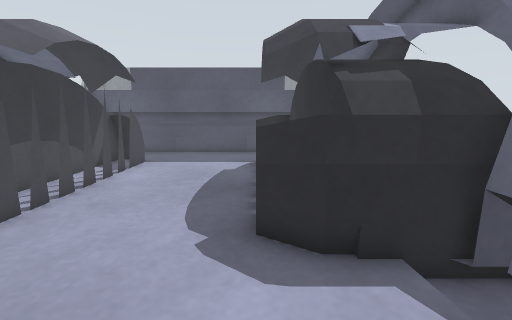
View 1 (above)

14 first-person views from a walk through a world built for the Gazebo simulator. The camera is 0.25 m above the floor, tilts 10° down and sees 90° across. The floor is counted in squares, 0.1 m on a side. Each view is taken from the middle of a square. On the plan, view 1 faces up. The plan holds only what a view shows up to about 17 squares ahead; the rest is blank. The place goes on beyond the plan.

View 2
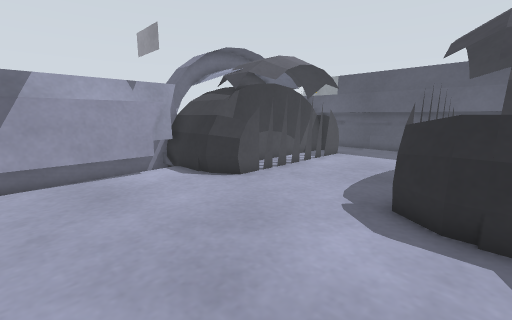

View 3
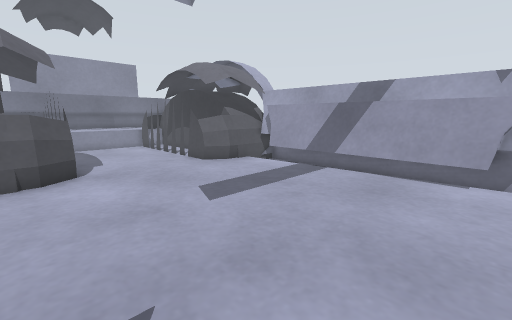

View 4
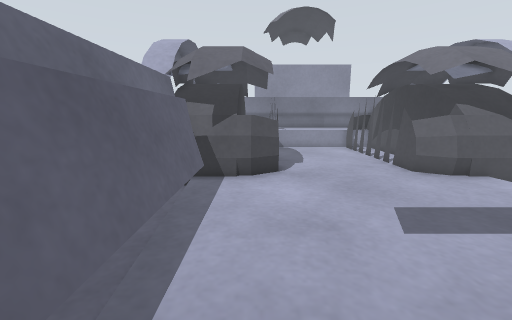

View 5
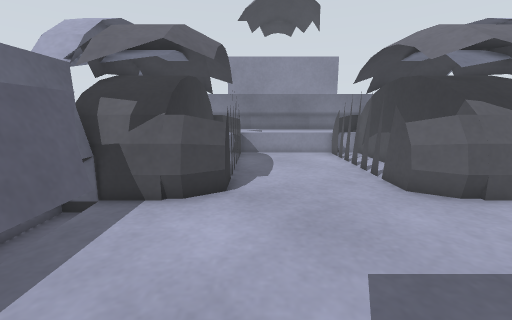

View 6
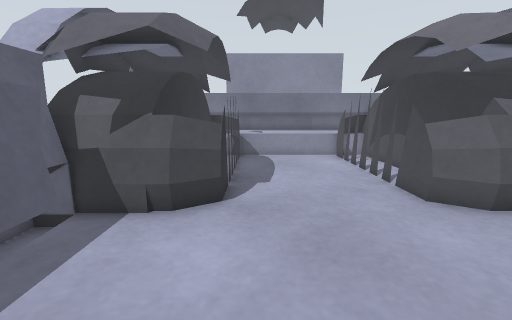

View 7
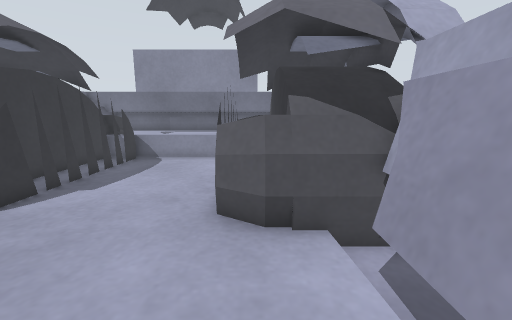

View 8
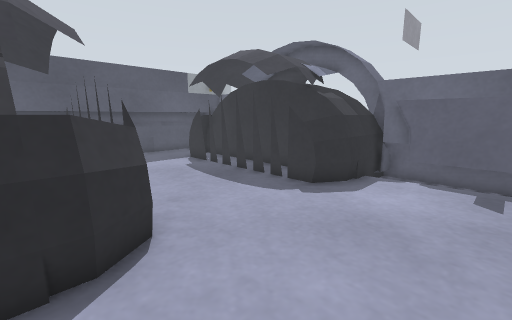

View 9
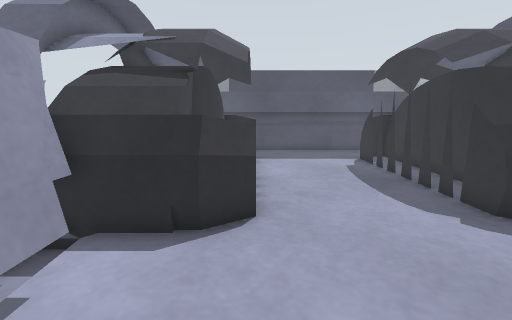

View 10
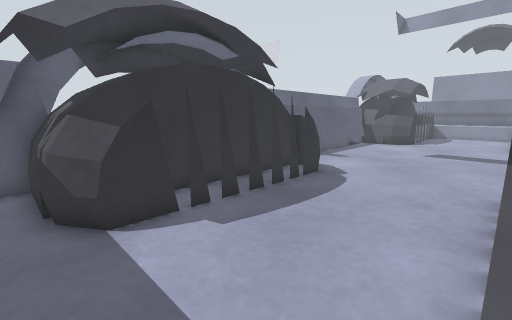

View 11
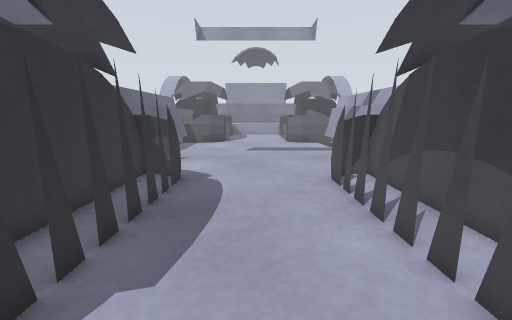

View 12
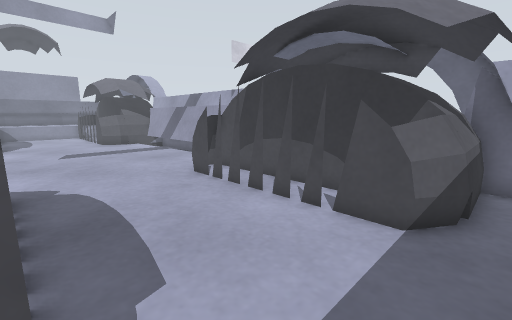

View 13
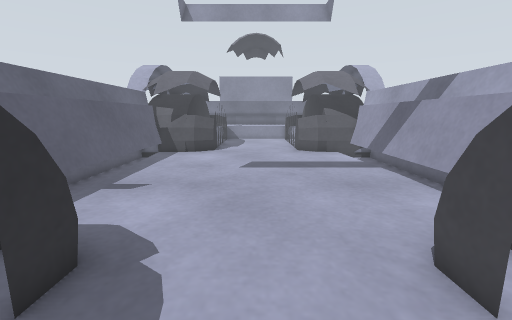

View 14
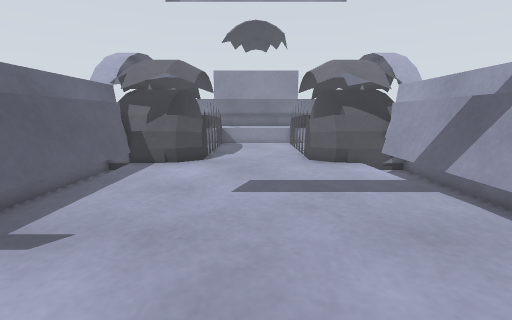

### Floor plan
Key: @ floor where view 1 was taken; # wall or solid block; x gap in a wall; . floor; = window, fence, low wall or low ledge.
Columns run from 10 left of view 1 to 4 right of it. Each row starts with its distance up from view 1.
 16    #########
 15    #.......#
 14    ##.....##
 13    ##.....##
 12   ###.....###
 11   #.x.....x.#
 10   #.x.....x.#
  9   ###.....###
  8     #.....#
  7   ###.....###
  6  ##.x.....x.##
  5 ###==.....==###
  4 #===.......===#
  3 #=...........=#
  2 ##...........##
  1 ##...........##
  0  #........@..#
 -1  #...........#
 -2  #...........#
 -3  #...........#
 -4  #...........#
 -5 ##...........##
 -6 ##...........##
 -7 #=...........=#
 -8 ##==.......==##
 -9 #####.....#####
-10     #.....#
-11   ###.....###
-12   #.x.....x.#
-13   #.x.....x.#
-14   ###.....###
-15   ###.....###
-16   ##=.....=##
-17   #.=.....=.#
-18   ###=====###
-19    =========

Positions as (right, up) in squares from view 1, and headings:
1: (0, 0), facing up
2: (2, -2), facing up-left
3: (2, 3), facing down-left
4: (1, 2), facing down
5: (-1, -1), facing down
6: (-1, -2), facing down
7: (-7, -3), facing down
8: (-8, 0), facing up-right
9: (-6, -1), facing up
10: (-6, 15), facing down-right
11: (-3, 15), facing down
12: (0, 15), facing down-left
13: (-3, 9), facing down
14: (-3, 5), facing down
